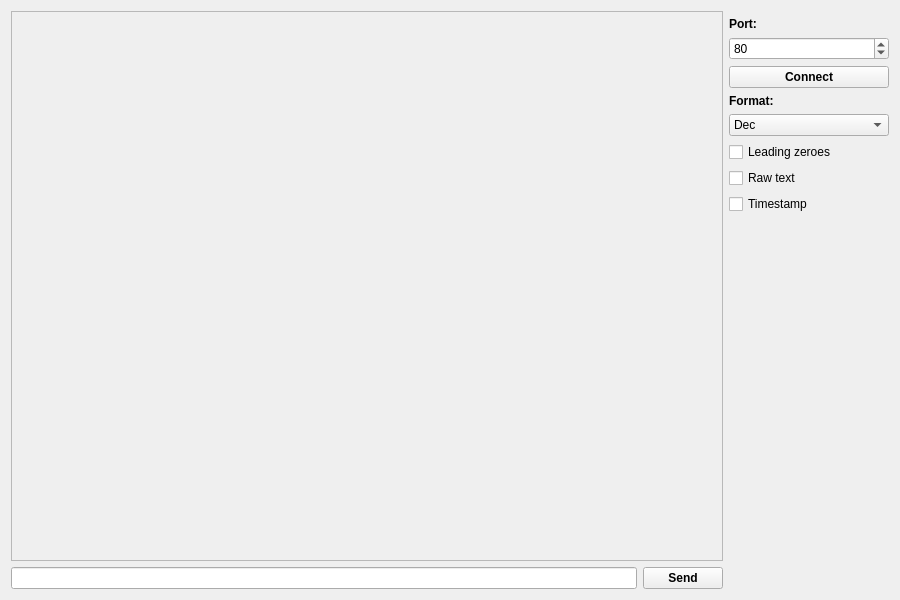
<?xml version="1.0" encoding="UTF-8"?>
<ui version="4.0">
 <class>Dialog</class>
 <widget class="QDialog" name="Dialog">
  <property name="geometry">
   <rect>
    <x>0</x>
    <y>0</y>
    <width>900</width>
    <height>600</height>
   </rect>
  </property>
  <property name="windowTitle">
   <string>UDP debugger - 1.0.0</string>
  </property>
  <layout class="QGridLayout" name="gridLayout">
   <item row="0" column="0" rowspan="10">
    <layout class="QVBoxLayout" name="verticalLayout_2">
     <property name="sizeConstraint">
      <enum>QLayout::SetMaximumSize</enum>
     </property>
     <item>
      <widget class="QTextEdit" name="textEditTraffic">
       <property name="enabled">
        <bool>false</bool>
       </property>
      </widget>
     </item>
     <item>
      <layout class="QHBoxLayout" name="horizontalLayout">
       <item>
        <widget class="QLineEdit" name="lineEditData"/>
       </item>
       <item>
        <widget class="QPushButton" name="pushButtonSend">
         <property name="font">
          <font>
           <weight>75</weight>
           <bold>true</bold>
          </font>
         </property>
         <property name="text">
          <string>Send</string>
         </property>
         <property name="autoDefault">
          <bool>false</bool>
         </property>
        </widget>
       </item>
      </layout>
     </item>
    </layout>
   </item>
   <item row="1" column="1">
    <widget class="QLabel" name="labelPort">
     <property name="font">
      <font>
       <weight>75</weight>
       <bold>true</bold>
      </font>
     </property>
     <property name="text">
      <string>Port:</string>
     </property>
    </widget>
   </item>
   <item row="2" column="1">
    <widget class="QSpinBox" name="spinBoxPort">
     <property name="minimumSize">
      <size>
       <width>160</width>
       <height>0</height>
      </size>
     </property>
     <property name="maximumSize">
      <size>
       <width>160</width>
       <height>16777215</height>
      </size>
     </property>
     <property name="minimum">
      <number>1</number>
     </property>
     <property name="maximum">
      <number>65535</number>
     </property>
     <property name="value">
      <number>80</number>
     </property>
    </widget>
   </item>
   <item row="3" column="1">
    <widget class="QPushButton" name="pushButtonConnectDisconnect">
     <property name="minimumSize">
      <size>
       <width>160</width>
       <height>0</height>
      </size>
     </property>
     <property name="maximumSize">
      <size>
       <width>160</width>
       <height>16777215</height>
      </size>
     </property>
     <property name="font">
      <font>
       <weight>75</weight>
       <bold>true</bold>
      </font>
     </property>
     <property name="text">
      <string>Connect</string>
     </property>
     <property name="autoDefault">
      <bool>false</bool>
     </property>
     <property name="flat">
      <bool>false</bool>
     </property>
    </widget>
   </item>
   <item row="4" column="1">
    <widget class="QLabel" name="labelFormat">
     <property name="font">
      <font>
       <weight>75</weight>
       <bold>true</bold>
      </font>
     </property>
     <property name="text">
      <string>Format:</string>
     </property>
    </widget>
   </item>
   <item row="5" column="1">
    <widget class="QComboBox" name="comboBoxFormat">
     <property name="minimumSize">
      <size>
       <width>160</width>
       <height>0</height>
      </size>
     </property>
     <property name="maximumSize">
      <size>
       <width>160</width>
       <height>16777215</height>
      </size>
     </property>
     <property name="currentIndex">
      <number>2</number>
     </property>
     <item>
      <property name="text">
       <string>Bin</string>
      </property>
     </item>
     <item>
      <property name="text">
       <string>Oct</string>
      </property>
     </item>
     <item>
      <property name="text">
       <string>Dec</string>
      </property>
     </item>
     <item>
      <property name="text">
       <string>Hex</string>
      </property>
     </item>
    </widget>
   </item>
   <item row="6" column="1">
    <widget class="QCheckBox" name="checkBoxLeadingZeroes">
     <property name="text">
      <string>Leading zeroes</string>
     </property>
    </widget>
   </item>
   <item row="7" column="1">
    <widget class="QCheckBox" name="checkBoxRawText">
     <property name="text">
      <string>Raw text</string>
     </property>
    </widget>
   </item>
   <item row="8" column="1">
    <widget class="QCheckBox" name="checkBoxTimestamp">
     <property name="text">
      <string>Timestamp</string>
     </property>
    </widget>
   </item>
   <item row="9" column="1">
    <spacer name="verticalSpacer">
     <property name="orientation">
      <enum>Qt::Vertical</enum>
     </property>
     <property name="sizeType">
      <enum>QSizePolicy::Expanding</enum>
     </property>
     <property name="sizeHint" stdset="0">
      <size>
       <width>17</width>
       <height>237</height>
      </size>
     </property>
    </spacer>
   </item>
  </layout>
 </widget>
 <tabstops>
  <tabstop>spinBoxPort</tabstop>
  <tabstop>pushButtonConnectDisconnect</tabstop>
  <tabstop>lineEditData</tabstop>
  <tabstop>pushButtonSend</tabstop>
  <tabstop>comboBoxFormat</tabstop>
  <tabstop>checkBoxTimestamp</tabstop>
  <tabstop>textEditTraffic</tabstop>
 </tabstops>
 <resources/>
 <connections/>
</ui>
